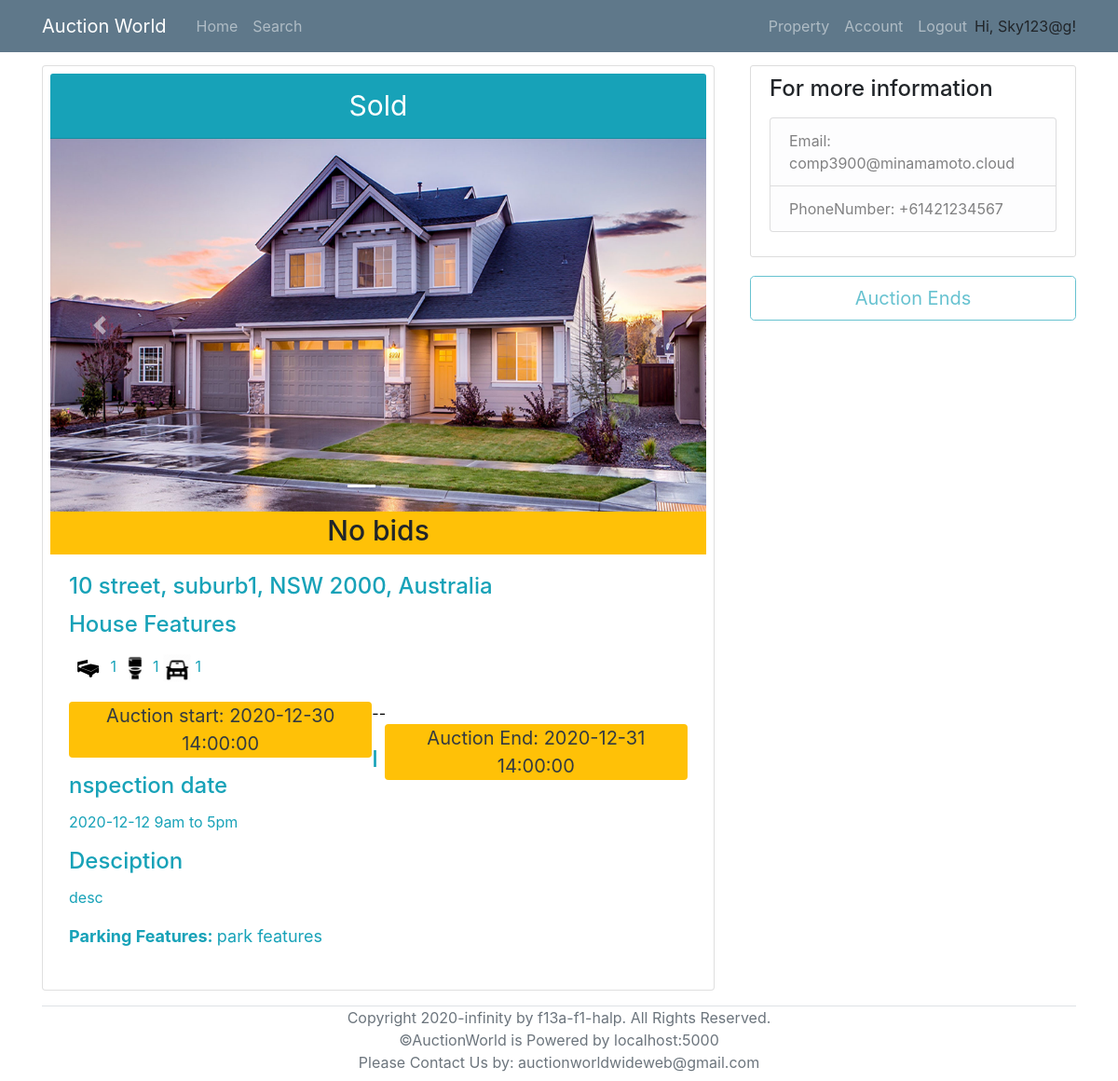
The app's page /viewProperty/1 (signed in), older data.
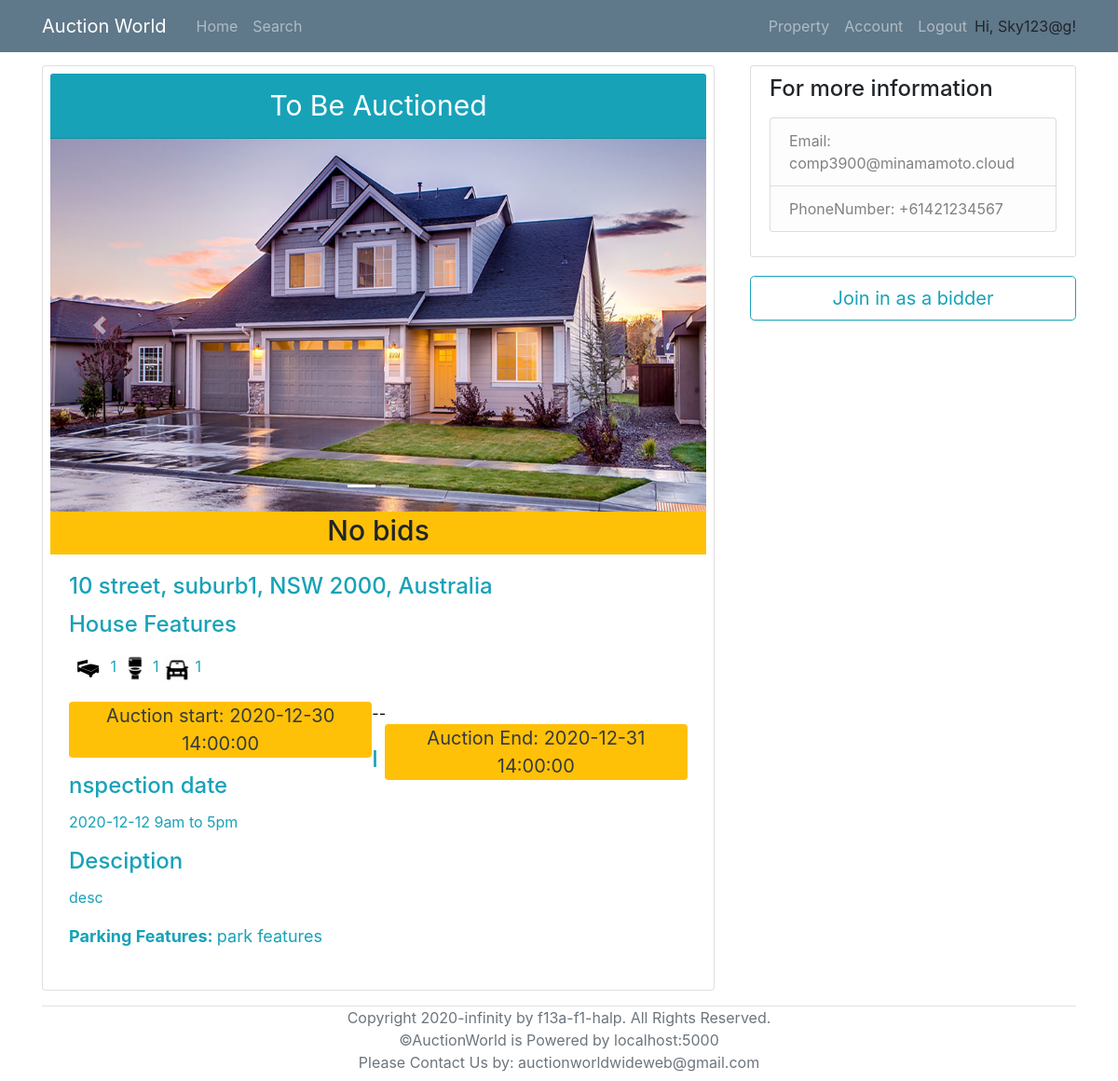
The same page, newer data.
### routes.py (the view)
@app.route('/viewProperty/<property_id>', methods=['POST','GET'])
def viewProperty(property_id):
    property_info = Property.query.filter_by(id=property_id).first_or_404()
    seller = User.query.get(property_info.seller)
    auction = AuctionDetails.query.filter_by(PropertyID = property_id).first()
    if auction:
        highestBid = Bid.query.filter_by(AuctionID = auction.id).order_by(desc(Bid.Amount)).first()
        registered = RegisteredAssociation.query.filter_by(PropertyID = property_id, RegisteredBidderID=current_user.id).first()
        if datetime.now() >= auction.AuctionEnd:
            end=True
        else:
            end=False
        if datetime.now() < auction.AuctionStart or datetime.now()>auction.AuctionEnd:
            remainingTime = None
        else:
            remainingTime = humanfriendly.format_timespan(auction.AuctionEnd - datetime.now())
    else:
        highestBid = None
        registered = None
        remainingTime = None
        end=False
    return render_template('viewProperty.html', title='View Property', property=property_info, seller= seller, auction=auction, highestBid=highestBid, registered=registered, remainingTime=remainingTime, end=end)

### models.py (called while the page is built)
@login_manager.user_loader
def load_user(id):
    return User.query.get(id)

### templates/viewProperty.html (shortened to what the changed rows need)
{% extends "base.html" %}
{% block content %}
<div class="row">
    {% if current_user.id != seller.id %}
        <div class="col-md-8">
            <div class="card p-2 col-md-3.8 mr-2 mb-3">
    {% else %}
        <div class="col-md-10">
            <div class="card p-2 col-md-3.8 ml-3 mr-2 mb-3">
    {% endif %}
                    <div class="card-header text-center bg-info text-white" style="font-size: 30px;">
                        {% if property.status == "auction" %}
                            To Be Auctioned
                        {% elif property.status == "sold" %}
                            Sold
                        {% elif property.status == "Under Offer" %}
                            Under Offer
                        {% endif %}
                    </div>
                    {% if property.photo_collection.count() == 0 %}
						<img class="card-img-top" src="/static/propertyImage/Sample.jpg" alt="Card image cap" >
                    {% else %}
                    <div id="carouselExampleIndicators" class="carousel slide" data-ride="carousel">
                        <ol class="carousel-indicators">
                        </ol>
                        <div class="carousel-inner">
                        </div>
                        <a class="carousel-control-prev" href="#carouselExampleIndicators" role="button" data-slide="prev">
                        </a>
                        <a class="carousel-control-next" href="#carouselExampleIndicators" role="button" data-slide="next">
                        </a>
                    </div>
                    {% endif %}
                    <h6 class="card-subtitle pt-2 pb-2 text-center bg-warning" style="font-size: 30px;" >
                        {% if highestBid:%}
                            highestBid: {{highestBid.Amount}} $
                        {% else %}
                            No bids
                        {% endif%}
                    </h6>
                    <div class="card-body text-info">
                        <h4 class="card-title">
                        </h4>
                        <h4 class="card-title">{{property.property_type}} Features </h4>
                        <p class="card-text">
                            <span><img src="/static/icons/car.png" alt="Card image cap" style="width:30px; height: 30px;"> {{property.num_parking}}</span> <br>
                        </p>
                        {% if auction.AuctionStart and auction.AuctionEnd %}
                            <p class="text-dark bg-warning rounded pl-2 pr-2 mb-0 text-center" style="width: 49%; float: left; font-size: 20px;"> Auction start: {{auction.AuctionStart}} </p>
                            <p style="float: left; color: black;" class="mb-0">--</p>
                            <p class="text-dark bg-warning rounded pl-2 pr-2 mb-0 text-center" style="width: 49%; float: right; font-size: 20px;"> Auction End: {{auction.AuctionEnd}} </p> <br><br>
                        {% endif %}
                        <h4 class="card-title">Inspection date</h4>
                        {% if property.inspection_date %}
                            <p class="card-text">{{property.inspection_date.year}}-{{property.inspection_date.month}}-{{property.inspection_date.day}} 9am to 5pm</p>
                        {% else %}
                            <p class="card-text">The inspection date has not been setted up yet, please wait or you can contact us to make a schedule for you to visit.</p>
                        {% endif %}
                        <h4 class="card-title"> Desciption </h4>
                        <p class="card-text">{{property.description}}</p>
                        <p style="font-size: 18px;"> <strong>Parking Features: </strong>  {{property.parking_features}}</p>
                    </div>
                </div>
    </div>
    {% if current_user.id != seller.id %}
        <div class="col-md-4">
            {% if auction %}
                {% if property.status=='sold' or property.status=='Under Offer' or end %}
                <a href="{{ url_for( 'viewAuction', AuctionID_= auction.id ) }}" >
                    <button class ="btn btn-outline-info btn-lg" style="width: 100%;" type="submit" disabled>Auction Ends</button>
                </a>
                {% elif registered %}
                <a href="{{ url_for( 'viewAuction', AuctionID_= auction.id ) }}" >
                    <button class ="btn btn-outline-info btn-lg" style="width: 100%;" type="submit" >Place a Bid</button>
                </a>
                {% else %}
                <a href="{{ url_for( 'viewAuction', AuctionID_= auction.id ) }}" >
                    <button class ="btn btn-outline-info btn-lg" style="width: 100%;" type="submit" > Join in as a bidder</button>
                </a>
                {% endif %}
            {% else %}
                <p class="badge badge-pill badge-info" style="font-size: 18px;">No auction setted up yet, please wait.</p>
                <a href="{{ url_for( 'viewAuction', AuctionID_= auction.id ) }}" >
                    <button class ="btn btn-outline-info btn-lg" style="width: 100%;" type="submit" disabled> Join in as a bidder</button>
                </a>
            {% endif %}
        </div>
    {% endif %}
</div>
{% endblock %}

Row changes from the older to the newer data that the page shows:
changed Property "street": status "sold" → "auction" (drawn)
Text that changed along with them:
text no longer shown: "Sold Auction Ends"
text now shown: "To Be Auctioned Join in as a bidder"
